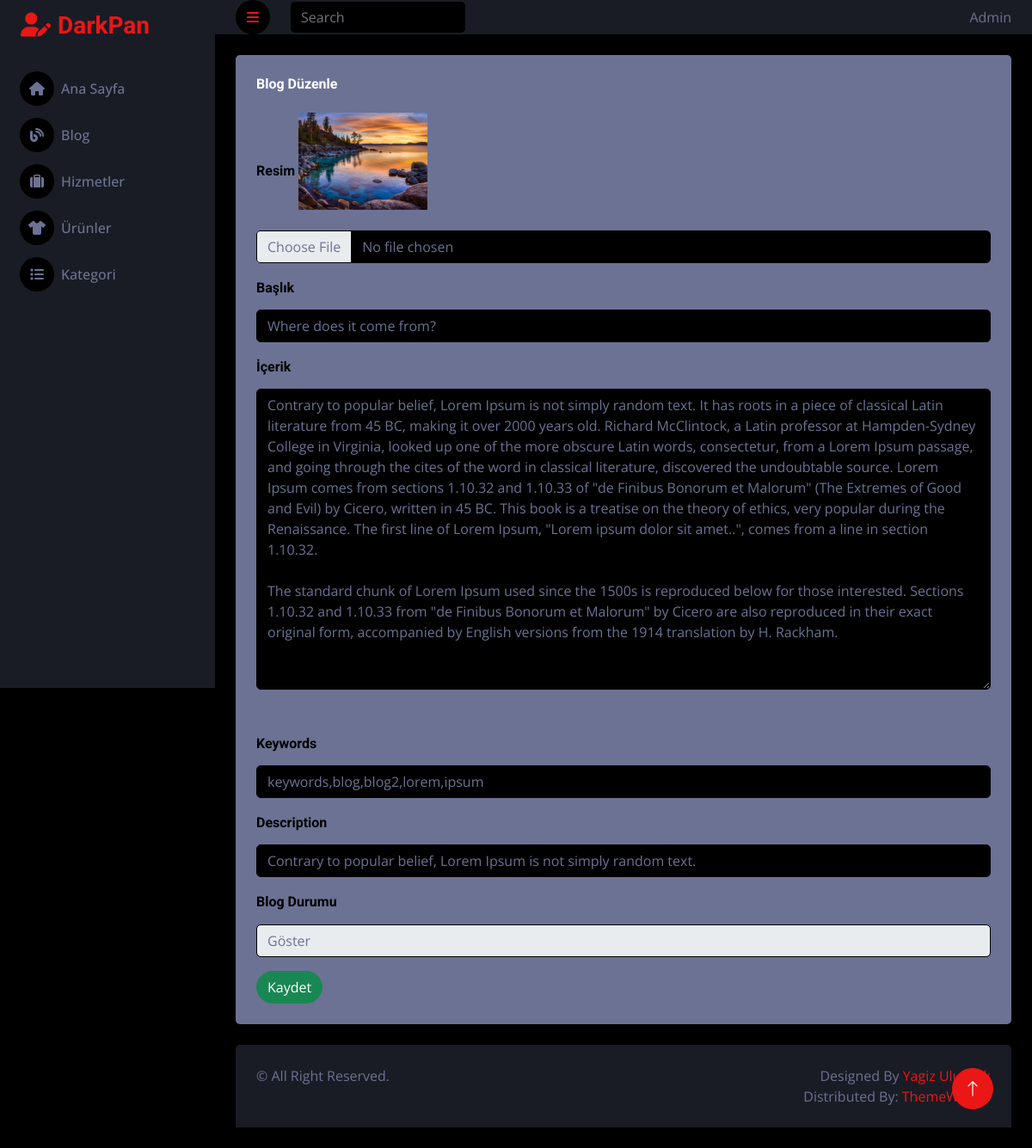
Screenshot of /admin/page/blog-duzenle.php?blog_id=2 with the database file from the repository.
### tables this page shows
CREATE TABLE `blog` (
  `blog_id` int(11) NOT NULL,
  `blog_baslik` varchar(100) NOT NULL,
  `blog_icerik` text NOT NULL,
  `blog_durum` tinyint(1) NOT NULL,
  `blog_keywords` varchar(255) NOT NULL,
  `blog_description` varchar(300) NOT NULL,
  `blog_resim` varchar(255) NOT NULL
);

### admin/classes/functions.class.php (called while the page is built, shortened)
<?php
class Veri extends Db
{
    public function veriIdGetir($tablo_Adi, $tablo_id_alan, $tablo_id, $sorgu)
    {
        $this->tablo_Adi = $tablo_Adi;
        $this->sorgu = $sorgu;
        $this->tablo_id_alan = $tablo_id_alan;
        $this->tablo_id = $tablo_id;
        $query = "SELECT * FROM " . $this->tablo_Adi . ' ' . $this->sorgu . " WHERE " . $this->tablo_id_alan . " = :" . $this->tablo_id_alan;
        $stmt = $this->connect()->prepare($query);
        $stmt->bindParam(':' . $this->tablo_id_alan, $this->tablo_id);
        $stmt->execute();
        return $stmt->fetch();
    }
}
?>

### admin/classes/db.class.php (called while the page is built)
<?php
class Db
{
    private $host = "localhost";
    private $username = "root";
    private $password = "";
    private $dbname = "veritabani";
    protected function connect()
    {
        try
        {
            $dsn = "mysql:host=".$this->host.";dbname=".$this->dbname;
            $pdo = new PDO($dsn,$this->username,$this->password);
            $pdo->setAttribute(PDO::ATTR_ERRMODE, PDO::ERRMODE_EXCEPTION);
            $pdo->setAttribute(PDO::ATTR_DEFAULT_FETCH_MODE, PDO::FETCH_OBJ);
            return $pdo;
        }
        catch(PDOException $e)
        {
            echo "Bağlantı Hatası: ".$e->getMessage();
        }
    }
}
?>

### admin/page/blog-duzenle.php (the view, shortened to what this page needs)
<?php
require_once('../classes/db.class.php');
include "../classes/functions.class.php";
include "../inc/_header.php";
?>
<?php
$tablo_adi = "blog";
$tablo_id_alan = "blog_id";
$sorgu = "";
$veri = new Veri();
$tablo_id = $_GET["blog_id"];
$veriGetir = $veri->veriIdGetir($tablo_adi, $tablo_id_alan, $tablo_id, $sorgu);
?>
    <body>
      <div class="container-fluid position-relative d-flex p-0">
        <?php include "../inc/_sidebar.php";?>
        <div class="content">
          <?php include "../inc/_navbar.php";?>
          <div class="container-fluid pt-4 px-4">
            <div class="row g-4 h-100" >
              <div class="col-sm-12 col-xl-12">
                <div class="col">
                  <div class="bg-light rounded p-4" style="height: 100%;">
                      <h6 class="mb-4">Blog Düzenle</h6>
                      <form method="POST" enctype="multipart/form-data">
                          <div class="mb-3">
                            <label for="blog_resim" class="form-label"> <h6 style="color: black;">Resim</h6></label>
                            <img style="width:150px;" class="img-fluid mb-4" src="../../images/blog/<?php echo $veriGetir->blog_resim?>" alt="">
                            <input class="form-control bg-dark" type="file" id="blog_resim" name="blog_resim" value = "<?php echo $veriGetir->blog_resim?>">
                          </div>
                          <div class="mb-3">
                            <label for="blog_baslik" class="form-label"><h6 style="color: black;">Başlık</h6></label>
                            <input type="text" class="form-control" id="blog_baslik" name="blog_baslik" value = "<?php echo $veriGetir->blog_baslik?>">
                          </div>
                          <div class="mb-3">
                              <label for="blog_icerik" class="form-label"><h6 style="color: black;">İçerik</h6></label>
                              <textarea class="form-control" name="blog_icerik" id="blog_icerik" style="min-height: 350px;"><?php echo $veriGetir->blog_icerik?></textarea>
                          </div>
                          <hr>
                          <hr>
                          <div class="mb-3">
                            <label for="blog_keywords" class="form-label"><h6 style="color: black;">Keywords</h6></label>
                            <input type="text" class="form-control" id="blog_keywords" name="blog_keywords" value = "<?php echo $veriGetir->blog_keywords?>">
                          </div>
                          <div class="mb-3">
                            <label for="blog_description" class="form-label"><h6 style="color: black;">Description</h6></label>
                            <input type="text" class="form-control" id="blog_description" name="blog_description" value = "<?php echo $veriGetir->blog_description?>">
                          </div>
                          <div class="mb-3">
                            <label for="blog_durum" class="form-label"><h6 style="color: black;">Blog Durumu</h6></label>
                            <select class="form-control" name="blog_durum" id="blog_durum">
                              <option name="blog_durum" value="1">Göster</option>
                            </select>
                          </div>
                          <button type="submit" class="btn btn-success rounded-pill" name="submit">Kaydet</button>
                      </form>
                  </div>
                </div>
              </div>
            </div>
          </div>
          <?php include "../inc/_footer.php";?>
        </div>
        <a href="#" class="btn btn-lg btn-primary btn-lg-square back-to-top">
          <i class="bi bi-arrow-up"></i>
        </a>
      </div>
    </body>
    </html>

### admin/css-js/style.css (style rules this page uses)
:root { --primary: #EB1616; --secondary: #191C24; --light: #6C7293; --dark: #000000; }
.back-to-top { position: fixed; display: none; right: 45px; bottom: 45px; z-index: 99; }
.btn { transition: .5s; }
.btn-lg-square { width: 48px; height: 48px; }
.btn-square, .btn-sm-square, .btn-lg-square { padding: 0; display: inline-flex; align-items: center; justify-content: center; font-weight: normal; border-radius: 50px; }
.content { margin-left: 250px; min-height: 100vh; background: var(--dark); transition: 0.5s; }
@media (min-width: 992px) { .content { width: calc(100% - 250px); } }

### rows the page displays
blog: blog_resim (picture), blog_baslik "Where does it come from?", blog_icerik "Contrary to popular belief, Lorem Ipsum is not simply random text. It has roots in a piece of classical Latin literature from 45 BC, making it over 2000 years old. Richard McClintock, a Latin professor at Hampden-Sydney College in Virginia, looked up one of the more obscure Latin words, consectetur, from a Lorem Ipsum passage, and going through the cites of the word in classical literature, discovered the undoubtable source. Lorem Ipsum comes from sections 1.10.32 and 1.10.33 of \"de Finibus Bonorum et Malorum\" (The Extremes of Good and Evil) by Cicero, written in 45 BC. This book is a treatise on the theory of ethics, very popular during the Renaissance. The first line of Lorem Ipsum,…", blog_keywords "keywords,blog,blog2,lorem,ipsum", blog_description "Contrary to popular belief, Lorem Ipsum is not simply random text."
